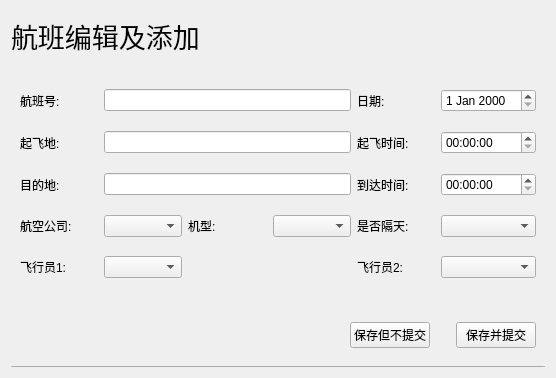
<?xml version="1.0" encoding="UTF-8"?>
<ui version="4.0">
 <class>AddFlightWidget</class>
 <widget class="QWidget" name="AddFlightWidget">
  <property name="geometry">
   <rect>
    <x>0</x>
    <y>0</y>
    <width>556</width>
    <height>378</height>
   </rect>
  </property>
  <property name="windowTitle">
   <string>Form</string>
  </property>
  <layout class="QVBoxLayout" name="verticalLayout">
   <item>
    <widget class="QLabel" name="label">
     <property name="minimumSize">
      <size>
       <width>0</width>
       <height>0</height>
      </size>
     </property>
     <property name="maximumSize">
      <size>
       <width>16777215</width>
       <height>50</height>
      </size>
     </property>
     <property name="font">
      <font>
       <family>等线</family>
       <pointsize>20</pointsize>
      </font>
     </property>
     <property name="text">
      <string>航班编辑及添加</string>
     </property>
    </widget>
   </item>
   <item>
    <widget class="QWidget" name="widget" native="true">
     <layout class="QGridLayout" name="gridLayout">
      <item row="0" column="0">
       <widget class="QLabel" name="label_2">
        <property name="text">
         <string>航班号:</string>
        </property>
       </widget>
      </item>
      <item row="0" column="1" colspan="3">
       <widget class="QLineEdit" name="lineEdit_num"/>
      </item>
      <item row="0" column="4">
       <widget class="QLabel" name="label_10">
        <property name="text">
         <string>日期:</string>
        </property>
       </widget>
      </item>
      <item row="0" column="5">
       <widget class="QDateEdit" name="dateEdit"/>
      </item>
      <item row="1" column="0">
       <widget class="QLabel" name="label_3">
        <property name="text">
         <string>起飞地:</string>
        </property>
       </widget>
      </item>
      <item row="1" column="1" colspan="3">
       <widget class="QLineEdit" name="lineEdit_from"/>
      </item>
      <item row="1" column="4">
       <widget class="QLabel" name="label_6">
        <property name="text">
         <string>起飞时间:</string>
        </property>
       </widget>
      </item>
      <item row="1" column="5">
       <widget class="QTimeEdit" name="timeEdit_from"/>
      </item>
      <item row="2" column="0">
       <widget class="QLabel" name="label_4">
        <property name="text">
         <string>目的地:</string>
        </property>
       </widget>
      </item>
      <item row="2" column="1" colspan="3">
       <widget class="QLineEdit" name="lineEdit_to"/>
      </item>
      <item row="2" column="4">
       <widget class="QLabel" name="label_7">
        <property name="text">
         <string>到达时间:</string>
        </property>
       </widget>
      </item>
      <item row="2" column="5">
       <widget class="QTimeEdit" name="timeEdit_to"/>
      </item>
      <item row="3" column="0">
       <widget class="QLabel" name="label_5">
        <property name="text">
         <string>航空公司:</string>
        </property>
       </widget>
      </item>
      <item row="3" column="1">
       <widget class="QComboBox" name="comboBox_com"/>
      </item>
      <item row="3" column="2">
       <widget class="QLabel" name="label_9">
        <property name="text">
         <string>机型:</string>
        </property>
       </widget>
      </item>
      <item row="3" column="3">
       <widget class="QComboBox" name="comboBox_model"/>
      </item>
      <item row="3" column="4">
       <widget class="QLabel" name="label_8">
        <property name="text">
         <string>是否隔天:</string>
        </property>
       </widget>
      </item>
      <item row="3" column="5">
       <widget class="QComboBox" name="comboBox_tom"/>
      </item>
      <item row="4" column="0">
       <widget class="QLabel" name="label_11">
        <property name="text">
         <string>飞行员1:</string>
        </property>
       </widget>
      </item>
      <item row="4" column="1">
       <widget class="QComboBox" name="comboBox_pilot1"/>
      </item>
      <item row="4" column="5">
       <widget class="QComboBox" name="comboBox_pilot2"/>
      </item>
      <item row="4" column="4">
       <widget class="QLabel" name="label_12">
        <property name="text">
         <string>飞行员2:</string>
        </property>
       </widget>
      </item>
     </layout>
    </widget>
   </item>
   <item>
    <widget class="QWidget" name="widget_2" native="true">
     <property name="maximumSize">
      <size>
       <width>16777215</width>
       <height>50</height>
      </size>
     </property>
     <layout class="QHBoxLayout" name="horizontalLayout">
      <item>
       <spacer name="horizontalSpacer">
        <property name="orientation">
         <enum>Qt::Horizontal</enum>
        </property>
        <property name="sizeHint" stdset="0">
         <size>
          <width>276</width>
          <height>20</height>
         </size>
        </property>
       </spacer>
      </item>
      <item>
       <widget class="QPushButton" name="pushButton_save">
        <property name="text">
         <string>保存但不提交</string>
        </property>
       </widget>
      </item>
      <item>
       <spacer name="horizontalSpacer_2">
        <property name="orientation">
         <enum>Qt::Horizontal</enum>
        </property>
        <property name="sizeType">
         <enum>QSizePolicy::Fixed</enum>
        </property>
        <property name="sizeHint" stdset="0">
         <size>
          <width>20</width>
          <height>20</height>
         </size>
        </property>
       </spacer>
      </item>
      <item>
       <widget class="QPushButton" name="pushButton_commit">
        <property name="text">
         <string>保存并提交</string>
        </property>
       </widget>
      </item>
     </layout>
    </widget>
   </item>
   <item>
    <widget class="QPushButton" name="pushButton">
     <property name="maximumSize">
      <size>
       <width>16777215</width>
       <height>1</height>
      </size>
     </property>
     <property name="focusPolicy">
      <enum>Qt::NoFocus</enum>
     </property>
     <property name="text">
      <string/>
     </property>
    </widget>
   </item>
  </layout>
 </widget>
 <resources/>
 <connections/>
</ui>
